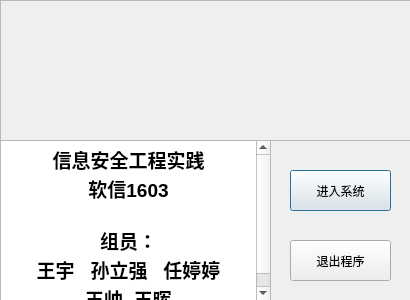
<?xml version="1.0" encoding="UTF-8"?>
<ui version="4.0">
 <class>MyDialog</class>
 <widget class="QDialog" name="MyDialog">
  <property name="geometry">
   <rect>
    <x>0</x>
    <y>0</y>
    <width>410</width>
    <height>300</height>
   </rect>
  </property>
  <property name="minimumSize">
   <size>
    <width>410</width>
    <height>300</height>
   </size>
  </property>
  <property name="maximumSize">
   <size>
    <width>410</width>
    <height>300</height>
   </size>
  </property>
  <property name="windowTitle">
   <string>Dialog</string>
  </property>
  <widget class="QFrame" name="frame">
   <property name="geometry">
    <rect>
     <x>0</x>
     <y>0</y>
     <width>411</width>
     <height>141</height>
    </rect>
   </property>
   <property name="styleSheet">
    <string notr="true">border-image: url(:/image/dbdxlogin.jpg);</string>
   </property>
   <property name="frameShape">
    <enum>QFrame::StyledPanel</enum>
   </property>
   <property name="frameShadow">
    <enum>QFrame::Raised</enum>
   </property>
  </widget>
  <widget class="QPushButton" name="pushButton_login">
   <property name="geometry">
    <rect>
     <x>290</x>
     <y>170</y>
     <width>101</width>
     <height>41</height>
    </rect>
   </property>
   <property name="text">
    <string>进入系统</string>
   </property>
  </widget>
  <widget class="QPushButton" name="pushButton_logout">
   <property name="geometry">
    <rect>
     <x>290</x>
     <y>240</y>
     <width>101</width>
     <height>41</height>
    </rect>
   </property>
   <property name="text">
    <string>退出程序</string>
   </property>
  </widget>
  <widget class="QTextEdit" name="textEdit">
   <property name="geometry">
    <rect>
     <x>0</x>
     <y>140</y>
     <width>271</width>
     <height>161</height>
    </rect>
   </property>
   <property name="readOnly">
    <bool>true</bool>
   </property>
   <property name="html">
    <string>&lt;!DOCTYPE HTML PUBLIC &quot;-//W3C//DTD HTML 4.0//EN&quot; &quot;http://www.w3.org/TR/REC-html40/strict.dtd&quot;&gt;
&lt;html&gt;&lt;head&gt;&lt;meta name=&quot;qrichtext&quot; content=&quot;1&quot; /&gt;&lt;style type=&quot;text/css&quot;&gt;
p, li { white-space: pre-wrap; }
&lt;/style&gt;&lt;/head&gt;&lt;body style=&quot; font-family:'SimSun'; font-size:9pt; font-weight:400; font-style:normal;&quot;&gt;
&lt;p align=&quot;center&quot; style=&quot; margin-top:0px; margin-bottom:0px; margin-left:0px; margin-right:0px; -qt-block-indent:0; text-indent:0px;&quot;&gt;&lt;span style=&quot; font-size:14pt; font-weight:600;&quot;&gt;信息安全工程实践&lt;/span&gt;&lt;/p&gt;
&lt;p align=&quot;center&quot; style=&quot; margin-top:0px; margin-bottom:0px; margin-left:0px; margin-right:0px; -qt-block-indent:0; text-indent:0px;&quot;&gt;&lt;span style=&quot; font-size:14pt; font-weight:600;&quot;&gt;软信1603&lt;/span&gt;&lt;/p&gt;
&lt;p align=&quot;center&quot; style=&quot;-qt-paragraph-type:empty; margin-top:0px; margin-bottom:0px; margin-left:0px; margin-right:0px; -qt-block-indent:0; text-indent:0px; font-size:14pt; font-weight:600;&quot;&gt;&lt;br /&gt;&lt;/p&gt;
&lt;p align=&quot;center&quot; style=&quot; margin-top:0px; margin-bottom:0px; margin-left:0px; margin-right:0px; -qt-block-indent:0; text-indent:0px;&quot;&gt;&lt;span style=&quot; font-size:14pt; font-weight:600;&quot;&gt;组员：&lt;/span&gt;&lt;/p&gt;
&lt;p align=&quot;center&quot; style=&quot; margin-top:0px; margin-bottom:0px; margin-left:0px; margin-right:0px; -qt-block-indent:0; text-indent:0px;&quot;&gt;&lt;span style=&quot; font-size:14pt; font-weight:600;&quot;&gt;王宇   孙立强   任婷婷&lt;/span&gt;&lt;/p&gt;
&lt;p align=&quot;center&quot; style=&quot; margin-top:0px; margin-bottom:0px; margin-left:0px; margin-right:0px; -qt-block-indent:0; text-indent:0px;&quot;&gt;&lt;span style=&quot; font-size:14pt; font-weight:600;&quot;&gt;王帅  王晖&lt;/span&gt;&lt;/p&gt;&lt;/body&gt;&lt;/html&gt;</string>
   </property>
  </widget>
 </widget>
 <resources/>
 <connections>
  <connection>
   <sender>pushButton_logout</sender>
   <signal>clicked()</signal>
   <receiver>MyDialog</receiver>
   <slot>close()</slot>
   <hints>
    <hint type="sourcelabel">
     <x>340</x>
     <y>265</y>
    </hint>
    <hint type="destinationlabel">
     <x>340</x>
     <y>290</y>
    </hint>
   </hints>
  </connection>
 </connections>
</ui>
